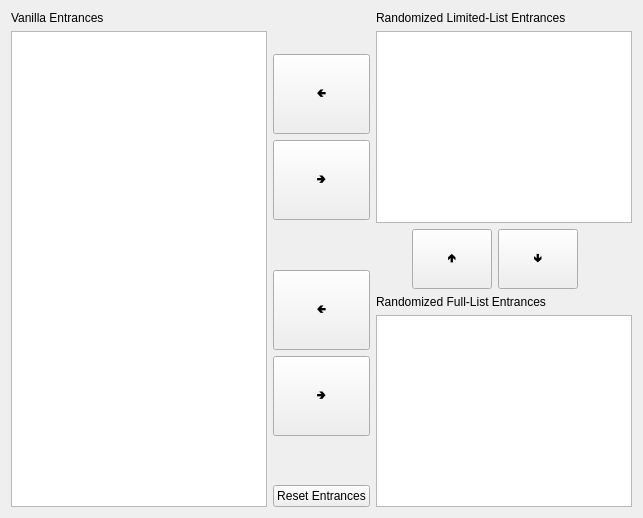
          <widget class="QWidget" name="tab_for_entrances">
           <property name="enabled">
            <bool>true</bool>
           </property>
           <attribute name="title">
            <string>Entrance Randomization</string>
           </attribute>
           <layout class="QVBoxLayout" name="layout_for_entrance_selection" stretch="20">
            <item>
             <layout class="QHBoxLayout" name="layout_for_entrance_fields" stretch="3,0,3">
              <item>
               <layout class="QVBoxLayout" name="layout_for_vanilla_entrances">
                <item>
                 <widget class="QLabel" name="label_for_vanilla_entrances">
                  <property name="text">
                   <string>Vanilla Entrances</string>
                  </property>
                 </widget>
                </item>
                <item>
                 <widget class="QListView" name="vanilla_entrances"/>
                </item>
               </layout>
              </item>
              <item>
               <layout class="QVBoxLayout" name="layout_for_to_non_vanilla_options">
                <item>
                 <spacer name="space_non_vanilla_top">
                  <property name="orientation">
                   <enum>Qt::Vertical</enum>
                  </property>
                  <property name="sizeHint" stdset="0">
                   <size>
                    <width>20</width>
                    <height>40</height>
                   </size>
                  </property>
                 </spacer>
                </item>
                <item>
                 <widget class="QPushButton" name="add_vanilla_from_limited">
                  <property name="minimumSize">
                   <size>
                    <width>60</width>
                    <height>80</height>
                   </size>
                  </property>
                  <property name="text">
                   <string>🢀</string>
                  </property>
                 </widget>
                </item>
                <item>
                 <widget class="QPushButton" name="add_limited_from_vanilla">
                  <property name="minimumSize">
                   <size>
                    <width>60</width>
                    <height>80</height>
                   </size>
                  </property>
                  <property name="text">
                   <string>🢂</string>
                  </property>
                 </widget>
                </item>
                <item>
                 <spacer name="space_non_vanilla_mid">
                  <property name="orientation">
                   <enum>Qt::Vertical</enum>
                  </property>
                  <property name="sizeHint" stdset="0">
                   <size>
                    <width>20</width>
                    <height>40</height>
                   </size>
                  </property>
                 </spacer>
                </item>
                <item>
                 <widget class="QPushButton" name="add_vanilla_from_full">
                  <property name="minimumSize">
                   <size>
                    <width>60</width>
                    <height>80</height>
                   </size>
                  </property>
                  <property name="text">
                   <string>🢀</string>
                  </property>
                 </widget>
                </item>
                <item>
                 <widget class="QPushButton" name="add_full_from_vanilla">
                  <property name="minimumSize">
                   <size>
                    <width>60</width>
                    <height>80</height>
                   </size>
                  </property>
                  <property name="text">
                   <string>🢂</string>
                  </property>
                 </widget>
                </item>
                <item>
                 <spacer name="space_non_vanilla_bot">
                  <property name="orientation">
                   <enum>Qt::Vertical</enum>
                  </property>
                  <property name="sizeHint" stdset="0">
                   <size>
                    <width>20</width>
                    <height>40</height>
                   </size>
                  </property>
                 </spacer>
                </item>
                <item>
                 <widget class="QPushButton" name="reset_entrances">
                  <property name="text">
                   <string>Reset Entrances</string>
                  </property>
                 </widget>
                </item>
               </layout>
              </item>
              <item>
               <layout class="QVBoxLayout" name="layout_for_randomized_entrances" stretch="2,0,2">
                <item>
                 <layout class="QVBoxLayout" name="layout_for_limited_entrances">
                  <item>
                   <widget class="QLabel" name="label_for_limited_entrances">
                    <property name="text">
                     <string>Randomized Limited-List Entrances</string>
                    </property>
                   </widget>
                  </item>
                  <item>
                   <widget class="QListView" name="limited_entrances"/>
                  </item>
                 </layout>
                </item>
                <item>
                 <layout class="QHBoxLayout" name="layout_for_between_random_entrances" stretch="2,2,2,3">
                  <item>
                   <spacer name="spacer_for_limited_from_full">
                    <property name="orientation">
                     <enum>Qt::Horizontal</enum>
                    </property>
                    <property name="sizeHint" stdset="0">
                     <size>
                      <width>40</width>
                      <height>20</height>
                     </size>
                    </property>
                   </spacer>
                  </item>
                  <item>
                   <widget class="QPushButton" name="add_limited_from_full">
                    <property name="minimumSize">
                     <size>
                      <width>80</width>
                      <height>60</height>
                     </size>
                    </property>
                    <property name="text">
                     <string>🢁</string>
                    </property>
                   </widget>
                  </item>
                  <item>
                   <widget class="QPushButton" name="add_full_from_limited">
                    <property name="minimumSize">
                     <size>
                      <width>80</width>
                      <height>60</height>
                     </size>
                    </property>
                    <property name="text">
                     <string>🢃</string>
                    </property>
                   </widget>
                  </item>
                  <item>
                   <spacer name="spacer_for_full_from_limited">
                    <property name="orientation">
                     <enum>Qt::Horizontal</enum>
                    </property>
                    <property name="sizeHint" stdset="0">
                     <size>
                      <width>40</width>
                      <height>20</height>
                     </size>
                    </property>
                   </spacer>
                  </item>
                 </layout>
                </item>
                <item>
                 <layout class="QVBoxLayout" name="layout_for_full_entrances">
                  <item>
                   <widget class="QLabel" name="label_for_full_entrances">
                    <property name="text">
                     <string>Randomized Full-List Entrances</string>
                    </property>
                   </widget>
                  </item>
                  <item>
                   <widget class="QListView" name="full_entrances"/>
                  </item>
                 </layout>
                </item>
               </layout>
              </item>
             </layout>
            </item>
           </layout>
          </widget>
